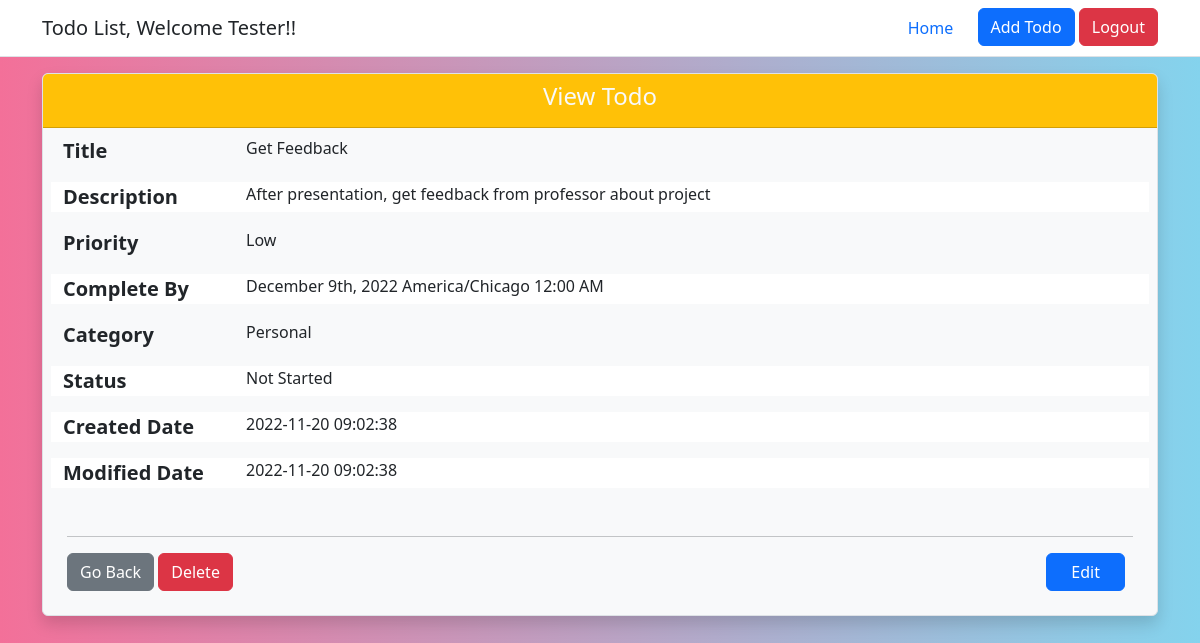
Page /controller/view_todo.php?id=3 (signed in) on the earlier database version.
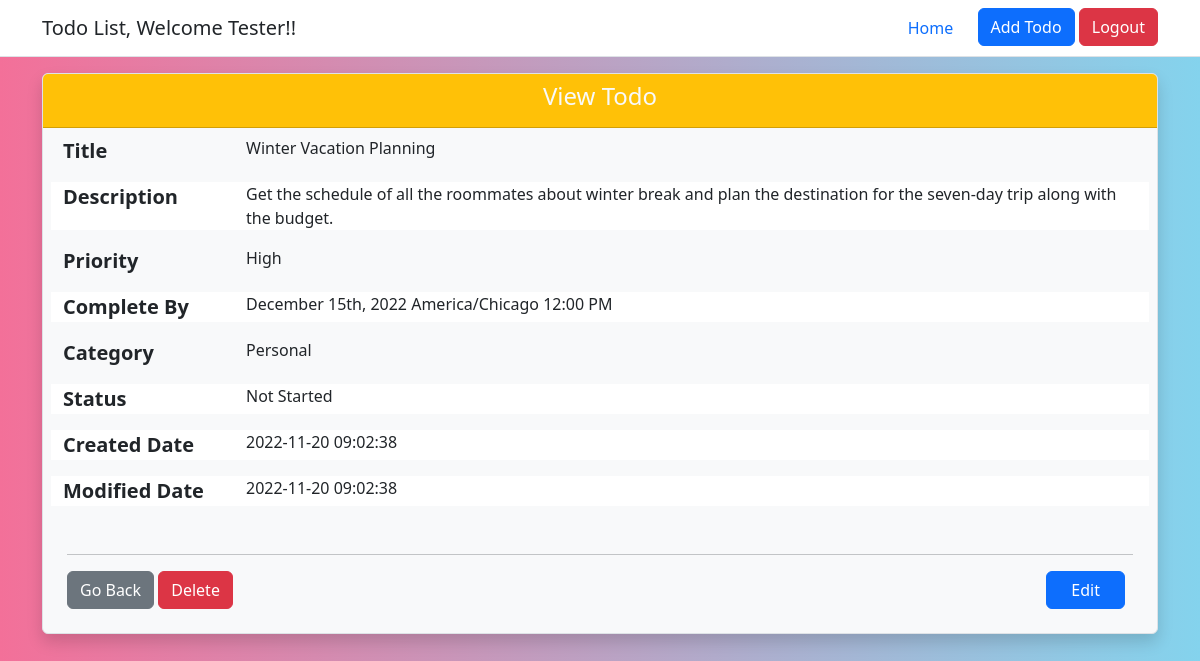
Same page on the later database version.
### tables this page shows
CREATE TABLE todos (
  todo_id int(10) NOT NULL AUTO_INCREMENT,
  title varchar(150) NOT NULL,
  description text,
  priority varchar(10) DEFAULT 'Medium',
  category varchar(10) DEFAULT 'Personal',
  status varchar(15) NOT NULL DEFAULT 'Not Started',
  due_date datetime NOT NULL,
  user_id int(10) NOT NULL,
  created_date datetime NOT NULL DEFAULT CURRENT_TIMESTAMP,
  modified_date datetime NOT NULL DEFAULT CURRENT_TIMESTAMP ON UPDATE CURRENT_TIMESTAMP,
  PRIMARY KEY (todo_id),
  FOREIGN KEY (user_id) REFERENCES users(user_id)
);

### controller/view_todo.php (the view, shortened to what the changed rows need)
<?php
require_once "../includes/utility.php";
$msg = '';
if (isset($_SESSION['user_mail']) && isset($_SESSION['login_status']) && !empty($_SESSION['user_mail']) && $_SESSION['login_status'] === 'SUCCESS') {
    if (isset($_GET['id']) && !empty($_GET['id'])) {
        $todoId =  htmlentities($_GET["id"]);
        $userDetails = getUserDetails($_SESSION['user_mail']);
        if ($todoId && $userDetails) {
            $sql = "SELECT * FROM todos WHERE todo_id= :id AND user_id= :uid";
            $param = array(
                "id" => $todoId,
                "uid" => $userDetails['user_id'],
            );
            $result = executeQuery($sql, $param, "ONE");
        } else {
            $msg = ERROR_404_MSG . ' ' . INVALID_PARAM_MSG;
        }
    } else {
        $msg = ERROR_404_MSG;
    }
} else {
    $msg = NEED_TO_LOGIN_MSG;
    header("refresh:1;url=" . INDEX_PAGE_LOCATION);
}
?>
<!doctype html>
<html lang="en">
<head>
</head>
<body>
    <div id="viewContainer" class="container m-6">
        <div class="card bg-light rounded border shadow">
            <?php
            if ($result) {
            ?>
                <div class="m-2 row">
                    <div class="col-2">
                        <label for="title" class="fs-5 text-seoncdary fw-bold">Title </label>
                    </div>
                    <div class="col-10">
                        <output name="title" class="fs-6"><?php echo htmlentities($result['title']); ?></output>
                    </div>
                </div>
                <div class="m-2 row bg-white">
                    <div class="col-2">
                        <label for="description" class="fs-5 text-seoncdary fw-bold">Description</label>
                    </div>
                    <div class="col-10">
                        <output name="description" class="fs-6"><?php echo htmlentities($result['description']); ?></output>
                    </div>
                </div>
                <div class="m-2 row">
                    <div class="col-2">
                        <label for="priority" class="fs-5 text-seoncdary fw-bold">Priority </label>
                    </div>
                    <div class="col-10">
                        <output name="priority" class="fs-6"><?php echo htmlentities($result['priority']); ?></output>
                    </div>
                </div>
                <div class="m-2 row bg-white">
                    <div class="col-2">
                        <label for="duedate" class="fs-5 text-seoncdary fw-bold">Complete By</label>
                    </div>
                    <div class="col-10">
                        <output name="duedate" class="fs-6"><?php echo date("F jS, Y e h:i A", strtotime(htmlentities($result['due_date']))); ?></output>
                    </div>
                </div>
                <div class="m-2 row">
                    <div class="col-2">
                        <label for="category" class="fs-5 text-seoncdary fw-bold">Category</label>
                    </div>
                    <div class="col-10">
                        <output name="category" class="fs-6"><?php echo htmlentities($result['category']); ?></output>
                    </div>
                </div>
                <div class="m-2 row bg-white">
                    <div class="col-2">
                        <label for="status" class="fs-5 text-seoncdary fw-bold">Status</label>
                    </div>
                    <div class="col-10">
                        <output name="status" class="fs-6"><?php echo htmlentities($result['status']); ?></output>
                    </div>
                </div>
                <div class="m-2 row bg-white">
                    <div class="col-2">
                        <label for="createdon" class="fs-5 text-seoncdary fw-bold">Created Date</label>
                    </div>
                    <div class="col-10">
                        <output name="createdon" class="fs-6"><?php echo htmlentities($result['created_date']); ?></output>
                    </div>
                </div>
                <div class="m-2 row bg-white">
                    <div class="col-2">
                        <label for="createdon" class="fs-5 text-seoncdary fw-bold">Modified Date</label>
                    </div>
                    <div class="col-10">
                        <output name="createdon" class="fs-6"><?php echo htmlentities($result['modified_date']); ?></output>
                    </div>
                </div>
                <div class="card-body p-4">
                    <hr>
                    <div id="viewFooter" class="bg-light mt-3 clearfix">
                        <a href="<?php echo 'edit_todo.php?id=' . htmlentities($result['todo_id']); ?>" class="btn btn-primary float-end px-4 me-2">Edit</a>
                    </div>
                </div>
            <?php
            } else { ?>
                <div class="bg-danger m-auto w-75 text-center p-5 fw-bold fs-4">
                    <?php echo htmlentities($msg); ?>
                </div>
            <?php
            }
            ?>
        </div>
    </div>
</body>
</html>
<?php
die();
?>

Differences in the rows shown:
changed todos "Personal": title "Get Feedback" → "Winter Vacation Planning"; description "After presentation, get feedback from professor about project" → "Get the schedule of all the roommates about winter break and plan the destination for the seven-day trip along with the budget."; priority "Low" → "High"; due_date "December 9th, 2022 America/Chicago 12:00 AM" → "December 15th, 2022 America/Chicago 12:00 PM"
